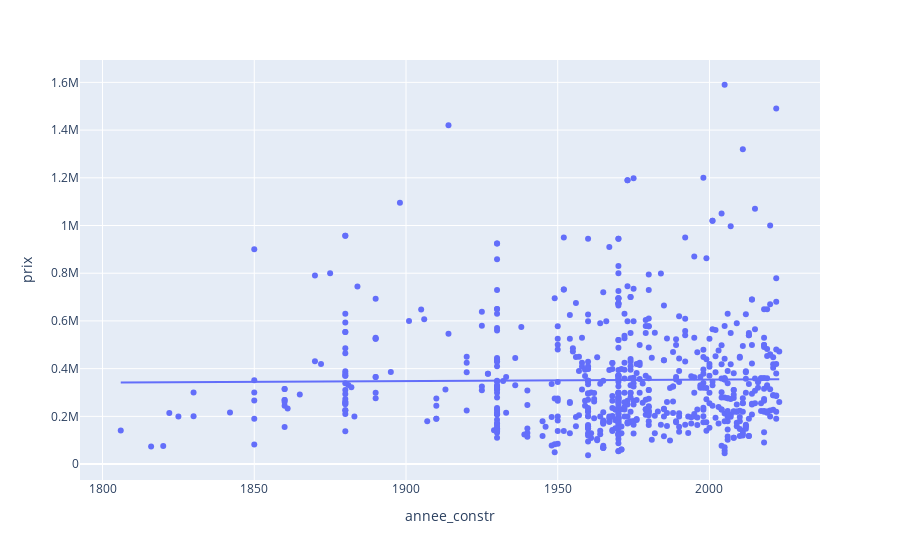

Here is the notebook cell this chart was saved with:
### Code cell
# filter out the rows where annee_constr is equal to 0
data2 = data[data['annee_constr'] > 1800]

# plot the data
fig = px.scatter(data2, x='annee_constr', y='prix', trendline='ols')

# show plot
fig.show()

### Figure 1 — Plotly figure (JSON) as saved in the notebook; plotly's stock layout.template omitted (floating-point values rounded to 4 significant figures; data arrays with more than 128 entries replaced by an {"elided": "..."} marker saying what was removed)
{"data": [{"hovertemplate": "annee_constr=%{x}<br>prix=%{y}<extra></extra>", "legendgroup": "", "marker": {"color": "#636efa", "symbol": "circle"}, "mode": "markers", "name": "", "orientation": "v", "showlegend": false, "type": "scatter", "x": {"elided": "671 int values"}, "xaxis": "x", "y": {"elided": "671 int values"}, "yaxis": "y"}, {"hovertemplate": "<b>OLS trendline</b><br>prix = 65.8129 * annee_constr + 222896<br>R<sup>2</sup>=0.000153<br><br>annee_constr=%{x}<br>prix=%{y} <b>(trend)</b><extra></extra>", "legendgroup": "", "marker": {"color": "#636efa", "symbol": "circle"}, "mode": "lines", "name": "", "showlegend": false, "type": "scatter", "x": {"elided": "671 int values"}, "xaxis": "x", "y": {"elided": "671 float values"}, "yaxis": "y"}], "layout": {"legend": {"tracegroupgap": 0}, "margin": {"t": 60}, "xaxis": {"anchor": "y", "domain": [0, 1], "title": {"text": "annee_constr"}}, "yaxis": {"anchor": "x", "domain": [0, 1], "title": {"text": "prix"}}}}
